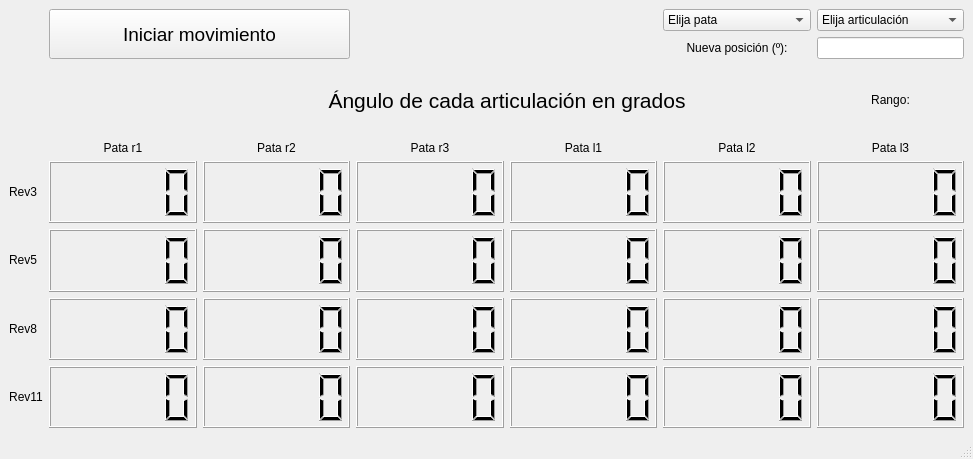
<?xml version="1.0" encoding="UTF-8"?>
<ui version="4.0">
 <class>MainWindow</class>
 <widget class="QMainWindow" name="MainWindow">
  <property name="geometry">
   <rect>
    <x>0</x>
    <y>0</y>
    <width>973</width>
    <height>459</height>
   </rect>
  </property>
  <property name="sizePolicy">
   <sizepolicy hsizetype="Maximum" vsizetype="Preferred">
    <horstretch>0</horstretch>
    <verstretch>0</verstretch>
   </sizepolicy>
  </property>
  <property name="windowTitle">
   <string>Position GUI</string>
  </property>
  <widget class="QWidget" name="centralwidget">
   <layout class="QGridLayout" name="gridLayout">
    <item row="4" column="0">
     <widget class="QLabel" name="label_rev3">
      <property name="sizePolicy">
       <sizepolicy hsizetype="Maximum" vsizetype="Maximum">
        <horstretch>0</horstretch>
        <verstretch>0</verstretch>
       </sizepolicy>
      </property>
      <property name="text">
       <string>Rev3</string>
      </property>
      <property name="alignment">
       <set>Qt::AlignCenter</set>
      </property>
     </widget>
    </item>
    <item row="3" column="1">
     <widget class="QLabel" name="label_r1">
      <property name="sizePolicy">
       <sizepolicy hsizetype="Preferred" vsizetype="Minimum">
        <horstretch>0</horstretch>
        <verstretch>0</verstretch>
       </sizepolicy>
      </property>
      <property name="text">
       <string>Pata r1</string>
      </property>
      <property name="alignment">
       <set>Qt::AlignCenter</set>
      </property>
     </widget>
    </item>
    <item row="3" column="2">
     <widget class="QLabel" name="label_r2">
      <property name="sizePolicy">
       <sizepolicy hsizetype="Preferred" vsizetype="Maximum">
        <horstretch>0</horstretch>
        <verstretch>0</verstretch>
       </sizepolicy>
      </property>
      <property name="text">
       <string>Pata r2</string>
      </property>
      <property name="alignment">
       <set>Qt::AlignCenter</set>
      </property>
     </widget>
    </item>
    <item row="3" column="3">
     <widget class="QLabel" name="label_r3">
      <property name="text">
       <string>Pata r3</string>
      </property>
      <property name="alignment">
       <set>Qt::AlignCenter</set>
      </property>
     </widget>
    </item>
    <item row="3" column="4">
     <widget class="QLabel" name="label_l1">
      <property name="text">
       <string>Pata l1</string>
      </property>
      <property name="alignment">
       <set>Qt::AlignCenter</set>
      </property>
     </widget>
    </item>
    <item row="3" column="5">
     <widget class="QLabel" name="label_l2">
      <property name="text">
       <string>Pata l2</string>
      </property>
      <property name="alignment">
       <set>Qt::AlignCenter</set>
      </property>
     </widget>
    </item>
    <item row="3" column="6">
     <widget class="QLabel" name="label_l3">
      <property name="text">
       <string>Pata l3</string>
      </property>
      <property name="alignment">
       <set>Qt::AlignCenter</set>
      </property>
     </widget>
    </item>
    <item row="4" column="1">
     <widget class="QLCDNumber" name="lcdNumber_rev3_r1">
      <property name="sizePolicy">
       <sizepolicy hsizetype="Minimum" vsizetype="MinimumExpanding">
        <horstretch>0</horstretch>
        <verstretch>0</verstretch>
       </sizepolicy>
      </property>
     </widget>
    </item>
    <item row="4" column="2">
     <widget class="QLCDNumber" name="lcdNumber_rev3_r2"/>
    </item>
    <item row="4" column="3">
     <widget class="QLCDNumber" name="lcdNumber_rev3_r3"/>
    </item>
    <item row="1" column="6">
     <widget class="QLineEdit" name="lineEdit">
      <property name="sizePolicy">
       <sizepolicy hsizetype="Preferred" vsizetype="Preferred">
        <horstretch>0</horstretch>
        <verstretch>0</verstretch>
       </sizepolicy>
      </property>
     </widget>
    </item>
    <item row="1" column="5">
     <widget class="QLabel" name="label_giro">
      <property name="text">
       <string>Nueva posición (º):</string>
      </property>
      <property name="alignment">
       <set>Qt::AlignCenter</set>
      </property>
     </widget>
    </item>
    <item row="4" column="4">
     <widget class="QLCDNumber" name="lcdNumber_rev3_l1"/>
    </item>
    <item row="4" column="5">
     <widget class="QLCDNumber" name="lcdNumber_rev3_l2"/>
    </item>
    <item row="4" column="6">
     <widget class="QLCDNumber" name="lcdNumber_rev3_l3"/>
    </item>
    <item row="5" column="1">
     <widget class="QLCDNumber" name="lcdNumber_rev5_r1">
      <property name="sizePolicy">
       <sizepolicy hsizetype="Minimum" vsizetype="MinimumExpanding">
        <horstretch>0</horstretch>
        <verstretch>0</verstretch>
       </sizepolicy>
      </property>
     </widget>
    </item>
    <item row="5" column="2">
     <widget class="QLCDNumber" name="lcdNumber_rev5_r2"/>
    </item>
    <item row="5" column="3">
     <widget class="QLCDNumber" name="lcdNumber_rev5_r3"/>
    </item>
    <item row="5" column="4">
     <widget class="QLCDNumber" name="lcdNumber_rev5_l1"/>
    </item>
    <item row="5" column="5">
     <widget class="QLCDNumber" name="lcdNumber_rev5_l2"/>
    </item>
    <item row="5" column="6">
     <widget class="QLCDNumber" name="lcdNumber_rev5_l3"/>
    </item>
    <item row="6" column="1">
     <widget class="QLCDNumber" name="lcdNumber_rev8_r1">
      <property name="sizePolicy">
       <sizepolicy hsizetype="Minimum" vsizetype="MinimumExpanding">
        <horstretch>0</horstretch>
        <verstretch>0</verstretch>
       </sizepolicy>
      </property>
     </widget>
    </item>
    <item row="6" column="2">
     <widget class="QLCDNumber" name="lcdNumber_rev8_r2"/>
    </item>
    <item row="6" column="3">
     <widget class="QLCDNumber" name="lcdNumber_rev8_r3"/>
    </item>
    <item row="6" column="4">
     <widget class="QLCDNumber" name="lcdNumber_rev8_l1"/>
    </item>
    <item row="6" column="5">
     <widget class="QLCDNumber" name="lcdNumber_rev8_l2"/>
    </item>
    <item row="6" column="6">
     <widget class="QLCDNumber" name="lcdNumber_rev8_l3"/>
    </item>
    <item row="7" column="1">
     <widget class="QLCDNumber" name="lcdNumber_rev11_r1">
      <property name="sizePolicy">
       <sizepolicy hsizetype="Minimum" vsizetype="MinimumExpanding">
        <horstretch>0</horstretch>
        <verstretch>0</verstretch>
       </sizepolicy>
      </property>
     </widget>
    </item>
    <item row="7" column="2">
     <widget class="QLCDNumber" name="lcdNumber_rev11_r2"/>
    </item>
    <item row="7" column="3">
     <widget class="QLCDNumber" name="lcdNumber_rev11_r3"/>
    </item>
    <item row="7" column="4">
     <widget class="QLCDNumber" name="lcdNumber_rev11_l1"/>
    </item>
    <item row="7" column="5">
     <widget class="QLCDNumber" name="lcdNumber_rev11_l2"/>
    </item>
    <item row="7" column="6">
     <widget class="QLCDNumber" name="lcdNumber_rev11_l3"/>
    </item>
    <item row="0" column="6">
     <widget class="QComboBox" name="comboBox_art">
      <property name="sizePolicy">
       <sizepolicy hsizetype="Preferred" vsizetype="Preferred">
        <horstretch>0</horstretch>
        <verstretch>0</verstretch>
       </sizepolicy>
      </property>
      <item>
       <property name="text">
        <string>Elija articulación</string>
       </property>
      </item>
      <item>
       <property name="text">
        <string>Rev3</string>
       </property>
      </item>
      <item>
       <property name="text">
        <string>Rev5</string>
       </property>
      </item>
      <item>
       <property name="text">
        <string>Rev8</string>
       </property>
      </item>
      <item>
       <property name="text">
        <string>Rev11</string>
       </property>
      </item>
     </widget>
    </item>
    <item row="0" column="1" rowspan="2" colspan="2">
     <widget class="QPushButton" name="pushButton_en_pie">
      <property name="sizePolicy">
       <sizepolicy hsizetype="Minimum" vsizetype="Preferred">
        <horstretch>0</horstretch>
        <verstretch>0</verstretch>
       </sizepolicy>
      </property>
      <property name="font">
       <font>
        <pointsize>14</pointsize>
       </font>
      </property>
      <property name="text">
       <string>Iniciar movimiento</string>
      </property>
     </widget>
    </item>
    <item row="5" column="0">
     <widget class="QLabel" name="label_rev5">
      <property name="sizePolicy">
       <sizepolicy hsizetype="Maximum" vsizetype="Maximum">
        <horstretch>0</horstretch>
        <verstretch>0</verstretch>
       </sizepolicy>
      </property>
      <property name="text">
       <string>Rev5</string>
      </property>
      <property name="alignment">
       <set>Qt::AlignCenter</set>
      </property>
     </widget>
    </item>
    <item row="6" column="0">
     <widget class="QLabel" name="label_rev8">
      <property name="sizePolicy">
       <sizepolicy hsizetype="Maximum" vsizetype="Maximum">
        <horstretch>0</horstretch>
        <verstretch>0</verstretch>
       </sizepolicy>
      </property>
      <property name="text">
       <string>Rev8</string>
      </property>
      <property name="alignment">
       <set>Qt::AlignCenter</set>
      </property>
     </widget>
    </item>
    <item row="7" column="0">
     <widget class="QLabel" name="label_rev11">
      <property name="sizePolicy">
       <sizepolicy hsizetype="Maximum" vsizetype="Maximum">
        <horstretch>0</horstretch>
        <verstretch>0</verstretch>
       </sizepolicy>
      </property>
      <property name="text">
       <string>Rev11</string>
      </property>
      <property name="alignment">
       <set>Qt::AlignCenter</set>
      </property>
     </widget>
    </item>
    <item row="0" column="5">
     <widget class="QComboBox" name="comboBox_pata">
      <item>
       <property name="text">
        <string>Elija pata</string>
       </property>
      </item>
      <item>
       <property name="text">
        <string>Pata r1</string>
       </property>
      </item>
      <item>
       <property name="text">
        <string>Pata r2</string>
       </property>
      </item>
      <item>
       <property name="text">
        <string>Pata r3</string>
       </property>
      </item>
      <item>
       <property name="text">
        <string>Pata l1</string>
       </property>
      </item>
      <item>
       <property name="text">
        <string>Pata l2</string>
       </property>
      </item>
      <item>
       <property name="text">
        <string>Pata l3</string>
       </property>
      </item>
     </widget>
    </item>
    <item row="2" column="2" colspan="4">
     <widget class="QLabel" name="label_tit">
      <property name="sizePolicy">
       <sizepolicy hsizetype="Preferred" vsizetype="Minimum">
        <horstretch>0</horstretch>
        <verstretch>0</verstretch>
       </sizepolicy>
      </property>
      <property name="minimumSize">
       <size>
        <width>100</width>
        <height>70</height>
       </size>
      </property>
      <property name="font">
       <font>
        <pointsize>16</pointsize>
       </font>
      </property>
      <property name="text">
       <string>Ángulo de cada articulación en grados</string>
      </property>
      <property name="alignment">
       <set>Qt::AlignCenter</set>
      </property>
     </widget>
    </item>
    <item row="2" column="6">
     <widget class="QLabel" name="label_limits">
      <property name="text">
       <string>Rango:</string>
      </property>
      <property name="alignment">
       <set>Qt::AlignCenter</set>
      </property>
     </widget>
    </item>
   </layout>
  </widget>
  <widget class="QStatusBar" name="statusbar"/>
 </widget>
 <resources/>
 <connections/>
 <slots>
  <slot>en_pie_slot()</slot>
  <slot>rev3_r1_slot()</slot>
  <slot>rev3_r2_slot()</slot>
  <slot>rev3_r3_slot()</slot>
  <slot>rev3_l1_slot()</slot>
  <slot>rev3_l2_slot()</slot>
  <slot>rev3_l3_slot()</slot>
  <slot>rev5_r1_slot()</slot>
  <slot>rev5_r2_slot()</slot>
  <slot>rev5_r3_slot()</slot>
  <slot>rev5_l1_slot()</slot>
  <slot>rev5_l2_slot()</slot>
  <slot>rev5_l3_slot()</slot>
  <slot>rev8_r1_slot()</slot>
  <slot>rev8_r2_slot()</slot>
  <slot>rev8_r3_slot()</slot>
  <slot>rev8_l1_slot()</slot>
  <slot>rev8_l2_slot()</slot>
  <slot>rev8_l3_slot()</slot>
  <slot>rev11_r1_slot()</slot>
  <slot>rev11_r2_slot()</slot>
  <slot>rev11_r3_slot()</slot>
  <slot>rev11_l1_slot()</slot>
  <slot>rev11_l2_slot()</slot>
  <slot>rev11_l3_slot()</slot>
  <slot>pos_listener_slot()</slot>
 </slots>
</ui>
